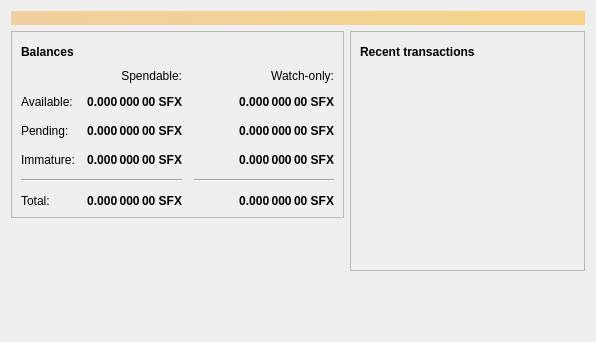
<?xml version="1.0" encoding="UTF-8"?>
<ui version="4.0">
 <class>OverviewPage</class>
 <widget class="QWidget" name="OverviewPage">
  <property name="geometry">
   <rect>
    <x>0</x>
    <y>0</y>
    <width>596</width>
    <height>342</height>
   </rect>
  </property>
  <property name="windowTitle">
   <string>Form</string>
  </property>
  <layout class="QVBoxLayout" name="topLayout">
   <item>
    <widget class="QLabel" name="labelAlerts">
     <property name="visible">
      <bool>false</bool>
     </property>
     <property name="styleSheet">
      <string notr="true">QLabel { background-color: qlineargradient(x1: 0, y1: 0, x2: 1, y2: 0, stop:0 #F0D0A0, stop:1 #F8D488); color:#000000; }</string>
     </property>
     <property name="wordWrap">
      <bool>true</bool>
     </property>
     <property name="margin">
      <number>3</number>
     </property>
     <property name="textInteractionFlags">
      <set>Qt::TextSelectableByMouse</set>
     </property>
    </widget>
   </item>
   <item>
    <layout class="QHBoxLayout" name="horizontalLayout" stretch="1,1">
     <item>
      <layout class="QVBoxLayout" name="verticalLayout_2">
       <item>
        <widget class="QFrame" name="frame">
         <property name="frameShape">
          <enum>QFrame::StyledPanel</enum>
         </property>
         <property name="frameShadow">
          <enum>QFrame::Raised</enum>
         </property>
         <layout class="QVBoxLayout" name="verticalLayout_4">
          <item>
           <layout class="QHBoxLayout" name="horizontalLayout_4">
            <item>
             <widget class="QLabel" name="label_5">
              <property name="font">
               <font>
                <weight>75</weight>
                <bold>true</bold>
               </font>
              </property>
              <property name="text">
               <string>Balances</string>
              </property>
             </widget>
            </item>
            <item>
             <widget class="QPushButton" name="labelWalletStatus">
              <property name="enabled">
               <bool>true</bool>
              </property>
              <property name="maximumSize">
               <size>
                <width>30</width>
                <height>16777215</height>
               </size>
              </property>
              <property name="toolTip">
               <string>The displayed information may be out of date. Your wallet automatically synchronizes with the Bitcoin network after a connection is established, but this process has not completed yet.</string>
              </property>
              <property name="text">
               <string/>
              </property>
              <property name="icon">
               <iconset resource="../bitcoin.qrc">
                <normaloff>:/icons/warning</normaloff>
                <disabledoff>:/icons/warning</disabledoff>:/icons/warning</iconset>
              </property>
              <property name="iconSize">
               <size>
                <width>24</width>
                <height>24</height>
               </size>
              </property>
              <property name="flat">
               <bool>true</bool>
              </property>
             </widget>
            </item>
            <item>
             <spacer name="horizontalSpacer_3">
              <property name="orientation">
               <enum>Qt::Horizontal</enum>
              </property>
              <property name="sizeHint" stdset="0">
               <size>
                <width>40</width>
                <height>20</height>
               </size>
              </property>
             </spacer>
            </item>
           </layout>
          </item>
          <item>
           <layout class="QGridLayout" name="gridLayout">
            <property name="spacing">
             <number>12</number>
            </property>
            <item row="2" column="2">
             <widget class="QLabel" name="labelWatchPending">
              <property name="font">
               <font>
                <weight>75</weight>
                <bold>true</bold>
               </font>
              </property>
              <property name="cursor">
               <cursorShape>IBeamCursor</cursorShape>
              </property>
              <property name="toolTip">
               <string>Unconfirmed transactions to watch-only addresses</string>
              </property>
              <property name="text">
               <string notr="true">0.000 000 00 SFX</string>
              </property>
              <property name="alignment">
               <set>Qt::AlignRight|Qt::AlignTrailing|Qt::AlignVCenter</set>
              </property>
              <property name="textInteractionFlags">
               <set>Qt::LinksAccessibleByMouse|Qt::TextSelectableByKeyboard|Qt::TextSelectableByMouse</set>
              </property>
             </widget>
            </item>
            <item row="2" column="1">
             <widget class="QLabel" name="labelUnconfirmed">
              <property name="font">
               <font>
                <weight>75</weight>
                <bold>true</bold>
               </font>
              </property>
              <property name="cursor">
               <cursorShape>IBeamCursor</cursorShape>
              </property>
              <property name="toolTip">
               <string>Total of transactions that have yet to be confirmed, and do not yet count toward the spendable balance</string>
              </property>
              <property name="text">
               <string notr="true">0.000 000 00 SFX</string>
              </property>
              <property name="alignment">
               <set>Qt::AlignRight|Qt::AlignTrailing|Qt::AlignVCenter</set>
              </property>
              <property name="textInteractionFlags">
               <set>Qt::LinksAccessibleByMouse|Qt::TextSelectableByKeyboard|Qt::TextSelectableByMouse</set>
              </property>
             </widget>
            </item>
            <item row="3" column="2">
             <widget class="QLabel" name="labelWatchImmature">
              <property name="font">
               <font>
                <weight>75</weight>
                <bold>true</bold>
               </font>
              </property>
              <property name="cursor">
               <cursorShape>IBeamCursor</cursorShape>
              </property>
              <property name="toolTip">
               <string>Mined balance in watch-only addresses that has not yet matured</string>
              </property>
              <property name="text">
               <string notr="true">0.000 000 00 SFX</string>
              </property>
              <property name="alignment">
               <set>Qt::AlignRight|Qt::AlignTrailing|Qt::AlignVCenter</set>
              </property>
              <property name="textInteractionFlags">
               <set>Qt::LinksAccessibleByMouse|Qt::TextSelectableByKeyboard|Qt::TextSelectableByMouse</set>
              </property>
             </widget>
            </item>
            <item row="4" column="0" colspan="2">
             <widget class="Line" name="line">
              <property name="orientation">
               <enum>Qt::Horizontal</enum>
              </property>
             </widget>
            </item>
            <item row="4" column="2">
             <widget class="Line" name="lineWatchBalance">
              <property name="sizePolicy">
               <sizepolicy hsizetype="Preferred" vsizetype="Fixed">
                <horstretch>0</horstretch>
                <verstretch>0</verstretch>
               </sizepolicy>
              </property>
              <property name="minimumSize">
               <size>
                <width>140</width>
                <height>0</height>
               </size>
              </property>
              <property name="orientation">
               <enum>Qt::Horizontal</enum>
              </property>
             </widget>
            </item>
            <item row="5" column="0">
             <widget class="QLabel" name="labelTotalText">
              <property name="text">
               <string>Total:</string>
              </property>
             </widget>
            </item>
            <item row="3" column="1">
             <widget class="QLabel" name="labelImmature">
              <property name="font">
               <font>
                <weight>75</weight>
                <bold>true</bold>
               </font>
              </property>
              <property name="cursor">
               <cursorShape>IBeamCursor</cursorShape>
              </property>
              <property name="toolTip">
               <string>Mined balance that has not yet matured</string>
              </property>
              <property name="text">
               <string notr="true">0.000 000 00 SFX</string>
              </property>
              <property name="alignment">
               <set>Qt::AlignRight|Qt::AlignTrailing|Qt::AlignVCenter</set>
              </property>
              <property name="textInteractionFlags">
               <set>Qt::LinksAccessibleByMouse|Qt::TextSelectableByKeyboard|Qt::TextSelectableByMouse</set>
              </property>
             </widget>
            </item>
            <item row="2" column="3">
             <spacer name="horizontalSpacer_2">
              <property name="orientation">
               <enum>Qt::Horizontal</enum>
              </property>
              <property name="sizeHint" stdset="0">
               <size>
                <width>40</width>
                <height>20</height>
               </size>
              </property>
             </spacer>
            </item>
            <item row="3" column="0">
             <widget class="QLabel" name="labelImmatureText">
              <property name="text">
               <string>Immature:</string>
              </property>
             </widget>
            </item>
            <item row="5" column="1">
             <widget class="QLabel" name="labelTotal">
              <property name="font">
               <font>
                <weight>75</weight>
                <bold>true</bold>
               </font>
              </property>
              <property name="cursor">
               <cursorShape>IBeamCursor</cursorShape>
              </property>
              <property name="toolTip">
               <string>Your current total balance</string>
              </property>
              <property name="text">
               <string notr="true">0.000 000 00 SFX</string>
              </property>
              <property name="alignment">
               <set>Qt::AlignRight|Qt::AlignTrailing|Qt::AlignVCenter</set>
              </property>
              <property name="textInteractionFlags">
               <set>Qt::LinksAccessibleByMouse|Qt::TextSelectableByKeyboard|Qt::TextSelectableByMouse</set>
              </property>
             </widget>
            </item>
            <item row="5" column="2">
             <widget class="QLabel" name="labelWatchTotal">
              <property name="font">
               <font>
                <weight>75</weight>
                <bold>true</bold>
               </font>
              </property>
              <property name="cursor">
               <cursorShape>IBeamCursor</cursorShape>
              </property>
              <property name="toolTip">
               <string>Current total balance in watch-only addresses</string>
              </property>
              <property name="text">
               <string notr="true">0.000 000 00 SFX</string>
              </property>
              <property name="alignment">
               <set>Qt::AlignRight|Qt::AlignTrailing|Qt::AlignVCenter</set>
              </property>
              <property name="textInteractionFlags">
               <set>Qt::LinksAccessibleByMouse|Qt::TextSelectableByKeyboard|Qt::TextSelectableByMouse</set>
              </property>
             </widget>
            </item>
            <item row="0" column="2">
             <widget class="QLabel" name="labelWatchonly">
              <property name="text">
               <string>Watch-only:</string>
              </property>
              <property name="alignment">
               <set>Qt::AlignRight|Qt::AlignTrailing|Qt::AlignVCenter</set>
              </property>
             </widget>
            </item>
            <item row="1" column="0">
             <widget class="QLabel" name="labelBalanceText">
              <property name="text">
               <string>Available:</string>
              </property>
             </widget>
            </item>
            <item row="1" column="1">
             <widget class="QLabel" name="labelBalance">
              <property name="font">
               <font>
                <weight>75</weight>
                <bold>true</bold>
               </font>
              </property>
              <property name="cursor">
               <cursorShape>IBeamCursor</cursorShape>
              </property>
              <property name="toolTip">
               <string>Your current spendable balance</string>
              </property>
              <property name="text">
               <string notr="true">0.000 000 00 SFX</string>
              </property>
              <property name="alignment">
               <set>Qt::AlignRight|Qt::AlignTrailing|Qt::AlignVCenter</set>
              </property>
              <property name="textInteractionFlags">
               <set>Qt::LinksAccessibleByMouse|Qt::TextSelectableByKeyboard|Qt::TextSelectableByMouse</set>
              </property>
             </widget>
            </item>
            <item row="1" column="2">
             <widget class="QLabel" name="labelWatchAvailable">
              <property name="font">
               <font>
                <weight>75</weight>
                <bold>true</bold>
               </font>
              </property>
              <property name="cursor">
               <cursorShape>IBeamCursor</cursorShape>
              </property>
              <property name="toolTip">
               <string>Your current balance in watch-only addresses</string>
              </property>
              <property name="text">
               <string notr="true">0.000 000 00 SFX</string>
              </property>
              <property name="alignment">
               <set>Qt::AlignRight|Qt::AlignTrailing|Qt::AlignVCenter</set>
              </property>
              <property name="textInteractionFlags">
               <set>Qt::LinksAccessibleByMouse|Qt::TextSelectableByKeyboard|Qt::TextSelectableByMouse</set>
              </property>
             </widget>
            </item>
            <item row="2" column="0">
             <widget class="QLabel" name="labelPendingText">
              <property name="text">
               <string>Pending:</string>
              </property>
             </widget>
            </item>
            <item row="0" column="1">
             <widget class="QLabel" name="labelSpendable">
              <property name="text">
               <string>Spendable:</string>
              </property>
              <property name="alignment">
               <set>Qt::AlignRight|Qt::AlignTrailing|Qt::AlignVCenter</set>
              </property>
             </widget>
            </item>
           </layout>
          </item>
         </layout>
        </widget>
       </item>
       <item>
        <spacer name="verticalSpacer">
         <property name="orientation">
          <enum>Qt::Vertical</enum>
         </property>
         <property name="sizeHint" stdset="0">
          <size>
           <width>20</width>
           <height>40</height>
          </size>
         </property>
        </spacer>
       </item>
      </layout>
     </item>
     <item>
      <layout class="QVBoxLayout" name="verticalLayout_3">
       <item>
        <widget class="QFrame" name="frame_2">
         <property name="frameShape">
          <enum>QFrame::StyledPanel</enum>
         </property>
         <property name="frameShadow">
          <enum>QFrame::Raised</enum>
         </property>
         <layout class="QVBoxLayout" name="verticalLayout">
          <item>
           <layout class="QHBoxLayout" name="horizontalLayout_2">
            <item>
             <widget class="QLabel" name="label_4">
              <property name="font">
               <font>
                <weight>75</weight>
                <bold>true</bold>
               </font>
              </property>
              <property name="text">
               <string>Recent transactions</string>
              </property>
             </widget>
            </item>
            <item>
             <widget class="QPushButton" name="labelTransactionsStatus">
              <property name="enabled">
               <bool>true</bool>
              </property>
              <property name="maximumSize">
               <size>
                <width>30</width>
                <height>16777215</height>
               </size>
              </property>
              <property name="toolTip">
               <string>The displayed information may be out of date. Your wallet automatically synchronizes with the Bitcoin network after a connection is established, but this process has not completed yet.</string>
              </property>
              <property name="text">
               <string/>
              </property>
              <property name="icon">
               <iconset resource="../bitcoin.qrc">
                <normaloff>:/icons/warning</normaloff>
                <disabledoff>:/icons/warning</disabledoff>:/icons/warning</iconset>
              </property>
              <property name="iconSize">
               <size>
                <width>24</width>
                <height>24</height>
               </size>
              </property>
              <property name="flat">
               <bool>true</bool>
              </property>
             </widget>
            </item>
            <item>
             <spacer name="horizontalSpacer">
              <property name="orientation">
               <enum>Qt::Horizontal</enum>
              </property>
              <property name="sizeHint" stdset="0">
               <size>
                <width>40</width>
                <height>20</height>
               </size>
              </property>
             </spacer>
            </item>
           </layout>
          </item>
          <item>
           <widget class="QListView" name="listTransactions">
            <property name="styleSheet">
             <string notr="true">QListView { background: transparent; }</string>
            </property>
            <property name="frameShape">
             <enum>QFrame::NoFrame</enum>
            </property>
            <property name="verticalScrollBarPolicy">
             <enum>Qt::ScrollBarAlwaysOff</enum>
            </property>
            <property name="horizontalScrollBarPolicy">
             <enum>Qt::ScrollBarAlwaysOff</enum>
            </property>
            <property name="selectionMode">
             <enum>QAbstractItemView::NoSelection</enum>
            </property>
           </widget>
          </item>
         </layout>
        </widget>
       </item>
       <item>
        <spacer name="verticalSpacer_2">
         <property name="orientation">
          <enum>Qt::Vertical</enum>
         </property>
         <property name="sizeHint" stdset="0">
          <size>
           <width>20</width>
           <height>40</height>
          </size>
         </property>
        </spacer>
       </item>
      </layout>
     </item>
    </layout>
   </item>
  </layout>
 </widget>
 <resources/>
 <connections/>
</ui>
